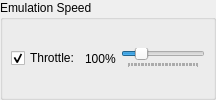
         <widget class="QGroupBox" name="groupBox_5">
          <property name="title">
           <string>Emulation Speed</string>
          </property>
          <layout class="QHBoxLayout" name="horizontalLayout_13">
           <property name="spacing">
            <number>5</number>
           </property>
           <property name="leftMargin">
            <number>8</number>
           </property>
           <property name="topMargin">
            <number>8</number>
           </property>
           <property name="rightMargin">
            <number>8</number>
           </property>
           <property name="bottomMargin">
            <number>8</number>
           </property>
           <item>
            <widget class="QCheckBox" name="checkThrottle">
             <property name="sizePolicy">
              <sizepolicy hsizetype="Maximum" vsizetype="Fixed">
               <horstretch>0</horstretch>
               <verstretch>0</verstretch>
              </sizepolicy>
             </property>
             <property name="text">
              <string>Throttle:</string>
             </property>
             <property name="checkable">
              <bool>true</bool>
             </property>
             <property name="checked">
              <bool>true</bool>
             </property>
            </widget>
           </item>
           <item>
            <widget class="QLabel" name="emulationSpeedLabel">
             <property name="text">
              <string>100%</string>
             </property>
            </widget>
           </item>
           <item>
            <widget class="QSlider" name="emulationSpeed">
             <property name="minimum">
              <number>1</number>
             </property>
             <property name="maximum">
              <number>50</number>
             </property>
             <property name="singleStep">
              <number>10</number>
             </property>
             <property name="value">
              <number>10</number>
             </property>
             <property name="sliderPosition">
              <number>10</number>
             </property>
             <property name="orientation">
              <enum>Qt::Horizontal</enum>
             </property>
             <property name="invertedAppearance">
              <bool>false</bool>
             </property>
             <property name="invertedControls">
              <bool>false</bool>
             </property>
             <property name="tickPosition">
              <enum>QSlider::TicksBelow</enum>
             </property>
             <property name="tickInterval">
              <number>1</number>
             </property>
            </widget>
           </item>
          </layout>
         </widget>
